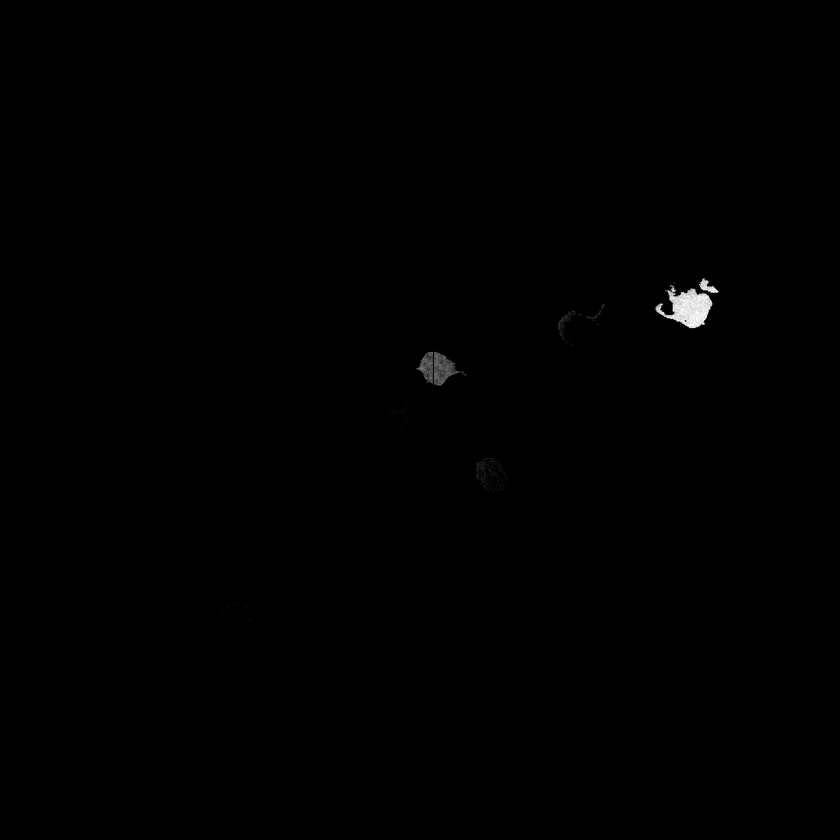
%> input picture output/layer03.tif, 840 x 840 px, shrunk from 1024 x 1024 before the run
$ octave postprocess.m   (GNU Octave 9; MATLAB toolbox functions it lacks are replaced by stand-ins)
%> lines starting %> are read from the running program, lines starting %| are printed output that depends on the picture; in (x1, y1, x2, y2) boxes, pixels count from 0 and x2, y2 are one past the last pixel; in counts of white or black regions, pixels touching at a corner belong together; the program's own positions count from 1
%
% Simple softsegment to hardsegment conversion for sparse images
%
% Alg: median3d (optional) + dilate and connect close ccs + erosion (optional) + keep leargest N
%                + over-dilate and get close ccs to create a mask + get the largest cc from it + use as mask on
%                  filtered version
%
% by Elras Sabri Bolkar
%

%cd /home/elrasbolkar/Desktop/brainbow_elras/A_final/compare/b_qualitative/sparse_katja_code
clear, clc;
fname =  '../../sparse_orange/layer03.tif';
info = imfinfo(fname);
num_images = numel(info);

% read image
for k = 1:num_images % get info from alpha
     k
     GFP(:,:,k) = imread(fname, k);
%> GFP is the input picture: size 840x840 uint8; min 0, max 255, mean 0.6
end
[ny, nx, nz] = size(GFP);
%> ny = 840; nx = 840; nz = 1

figure; imshow(max(GFP, [],3));

% IMPORTANT parameters
allow_medfilter       = 0; % If salt/pepper noise present
n_biggest_cc          = 300; % eg. 200, 800 Robust, other size ops may remove neuron parts

% other parameters
distance_to_merge1    = 3;
distance_to_merge2    = 9;
erode_radius          = 3;

threshold             = 0.5;
dilationRadius        = 1;
dilationBase          = dilationRadius;
dilationHeight        = 1;
%sizeThreshold         = 200;
%conservativeThreshold = 0.6;

if allow_medfilter ==1
    stack = medfilt3(GFP, [3,3,3]);
    figure; imshow(max(stack, [],3));
else
    stack =GFP; % if you dont need median filtering
end

% make sure stack is between 0 and 1
stack = double(stack);
stack = stack - min(stack(:)); stack = stack/max(stack(:));

% binarize stack at threshold (a high value ensures noise is removed)
% dilate binarized stack - to ensure neuron remains connected
[xx, yy, zz] = meshgrid(-dilationBase:dilationBase,-dilationBase:dilationBase,-dilationHeight:dilationHeight);
dilationKernel = sqrt(xx.^2+yy.^2+zz.^2)<=dilationRadius;
dilatedStack = imdilate(stack>threshold, dilationKernel);
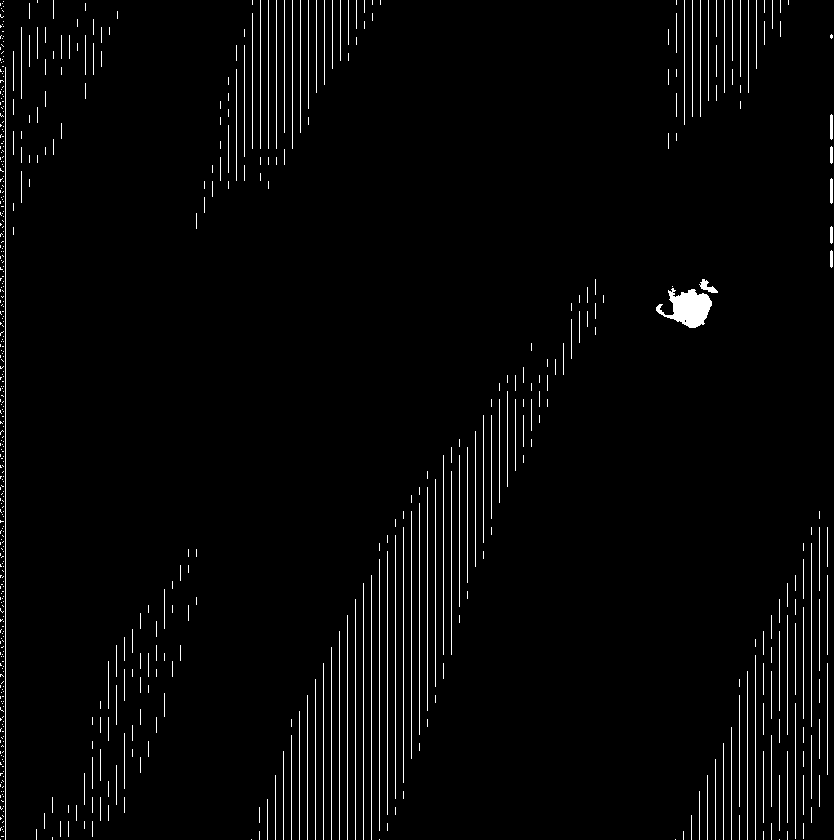
%> dilatedStack: size 840x834 logical; 2.5% white in thin lines or dots
figure; imshow(max(dilatedStack, [],3));

% connect object with distances smaller than k
dilatedStack2 = bwdist(dilatedStack) < distance_to_merge1;
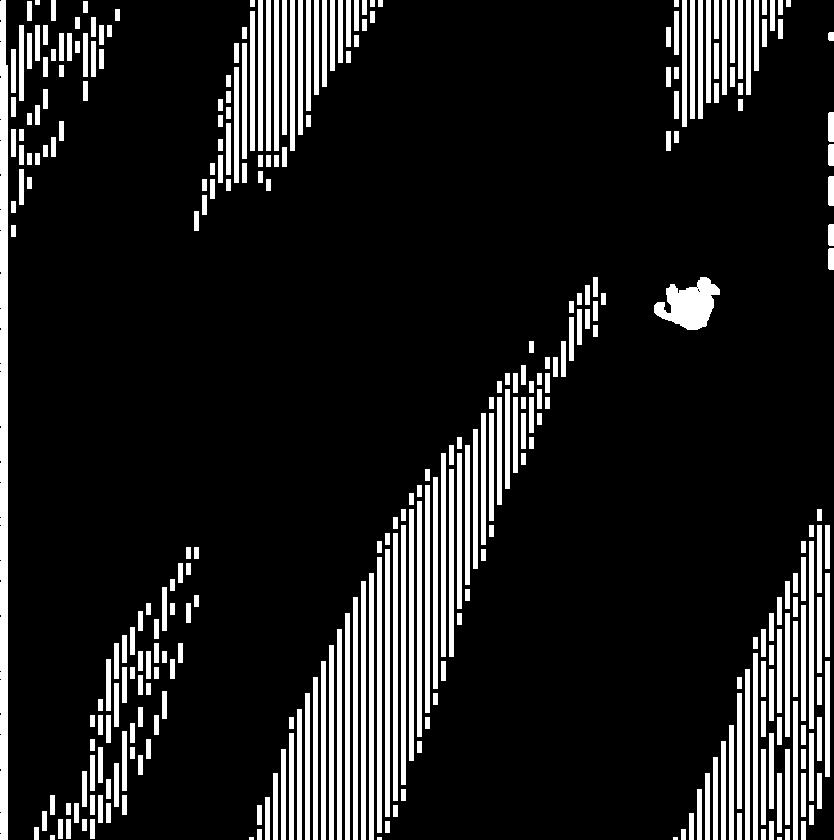
%> dilatedStack2: size 840x834 logical; 12.3% white; 329 white regions (4 under 20 px), largest, box (x1, y1, x2, y2) and area: (0, 0, 8, 840) 6550, (654, 277, 720, 330) 2063, (377, 557, 382, 833) 1380
%dilatedStack2 = bwdist(dilatedStack, 'chessboard') < distance_to_merge1;
%dilatedStack2 = bwdist(dilatedStack, 'cityblock') < distance_to_merge1;
%dilatedStack2 = imerode(dilatedStack2, strel('disk',erode_radius));
figure; imshow(max(dilatedStack2, [],3));

% keep largest n connected components to relax algo
result = zeros(size(dilatedStack2));
conn = bwconncomp(dilatedStack2);
%> conn = 329 connected components
A = regionprops(conn, 'Area');
%> A = 329 regions; largest, Area: 6550, 2063, 1380, 1340, 1340
[sorted, sorted_indeces] = sort(cell2mat(struct2cell(A)));
%> sorted = 329 values from 15 to 6550; sorted_indeces = 329 values, max 329 at index 190, min 1 at index 329, mean 165
largest_ccs_inds= sorted_indeces((end-n_biggest_cc+1):end);
%> largest_ccs_inds = 300 values, max 329 at index 161, min 1 at index 300, mean 169.6

for k = 1:length(largest_ccs_inds)
    result(cell2mat(conn.PixelIdxList(largest_ccs_inds(k)))) =1;
end
figure; imshow(max(result, [],3));

% connect closer objects further
result2 = bwdist(result) < distance_to_merge2;
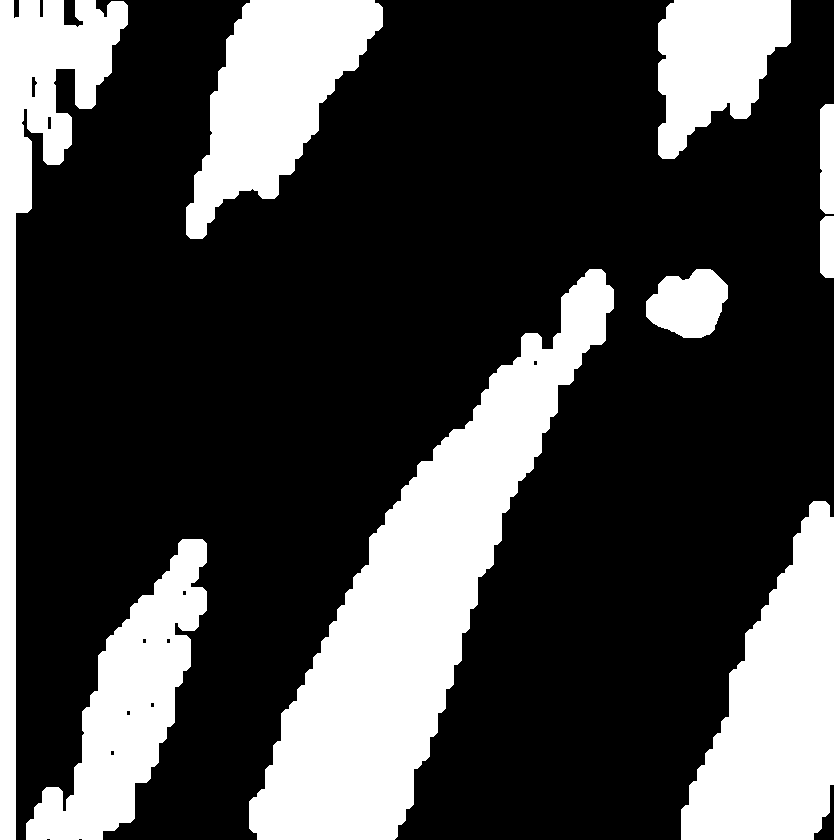
%> result2: size 840x834 logical; 27% white; 9 white regions, largest, box (x1, y1, x2, y2) and area: (249, 269, 614, 840) 65769, (681, 501, 834, 840) 31175, (0, 0, 128, 840) 25668
conn2 = bwconncomp(result2);
%> conn2 = 9 connected components
L = labelmatrix(conn2);
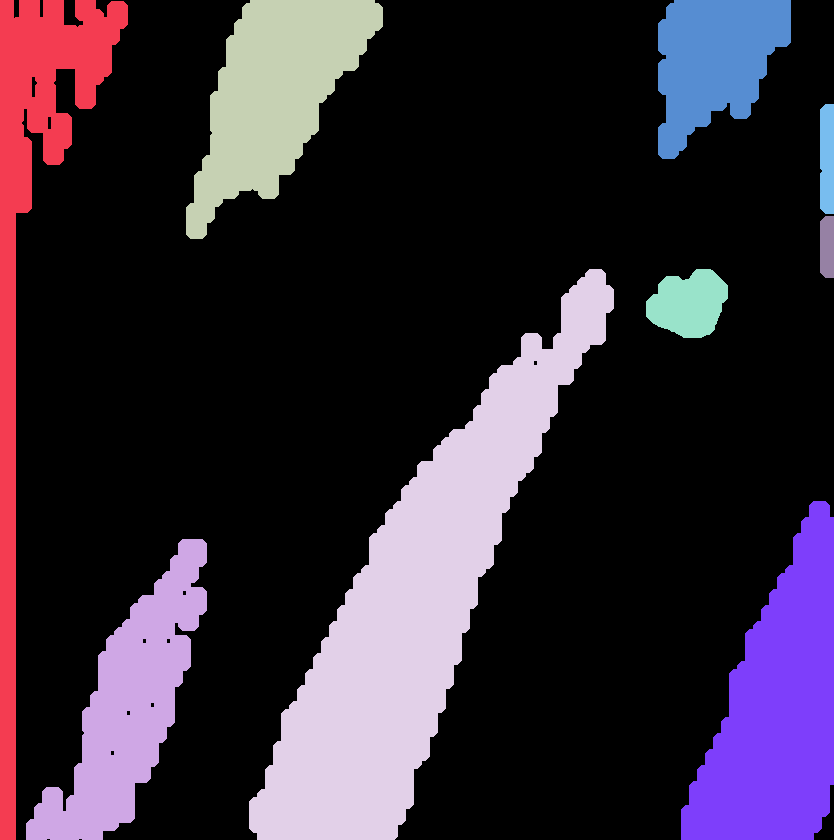
%> L: size 840x834 uint8; 10 distinct labels, from 0 to 9; one colour per label, 0 black
rgb = label2rgb(max(L, [],3), 'jet', [.7 .7 .7], 'shuffle');
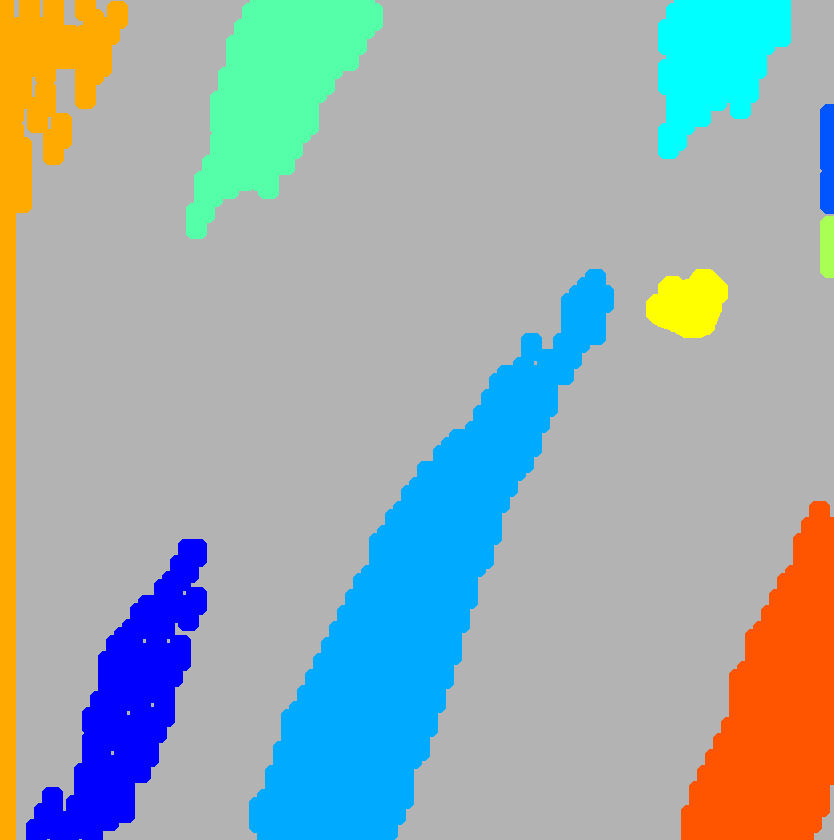
%> rgb: size 840x834x3 uint8; mean R, G, B 155.9, 172.4, 174.3
figure; imshow(rgb)

% get the biggest connected compoenent a
last_mask = zeros(size(dilatedStack2));
B = regionprops(L, 'Area');
%> B = 9 regions; largest, Area: 65769, 31175, 25668, 23843, 22241
[val, ind] = max(cell2mat(struct2cell(B)));
%> val = 65769; ind = 4
last_mask(cell2mat(conn2.PixelIdxList(ind))) =1;
%> last_mask: size 840x834 double; values 0 (black) and 1 (white), 9.4% white; 1 white region, box (x1, y1, x2, y2) and area: (249, 269, 614, 840) 65769
%figure; imshow(max(last_mask, [],3));

% use biggest connected component as mask
GFP_masked = stack;
GFP_masked_dil = last_mask;
GFP_masked_dil(~dilatedStack) = 0;
%> GFP_masked_dil: size 840x834 double; values 0 (black) and 1 (white), 0.89% white in thin lines or dots, all inside (x1, y1, x2, y2) = (259, 279, 604, 840)
GFP_masked(~last_mask) = 0; GFP_masked(GFP_masked>0) = 1;
%> after `GFP_masked(GFP_masked>0) = 1`: GFP_masked: size 840x840 double; values 0 (black) and 1 (white), 0.16% white; 29 white regions (26 under 20 px), largest, box (x1, y1, x2, y2) and area: (474, 456, 508, 494) 772, (558, 310, 582, 343) 214, (585, 304, 607, 322) 107
figure; imshow(max(GFP_masked_dil, [],3));
figure; imshow(max(GFP_masked, [],3), []);

max_z = max(GFP_masked, [],3);
max_x = max(GFP_masked, [],2); max_x = reshape(max_x, [ny, nz]);
%> after `max_x = max(GFP_masked, [],2)`: max_x = 840 values, max 1 at index 303, min 0 at index 1, mean 0.108
max_y = max(GFP_masked, [],1); max_y = reshape(max_y, [nx, nz])';
%> after `max_y = max(GFP_masked, [],1)`: max_y = 840 values, max 1 at index 475, min 0 at index 1, mean 0.107
%figure; imshow(max_y);
%figure; imshow(max_x);

% save projections and result
width = 50;
im_prof = ones(ny+nz+width, nx+nz+width);
im_prof(1:ny, 1:nx) = max_z;
im_prof(ny+width+1:end, 1:nx) = max_y;
im_prof(1:ny, nx+width+1:end) = max_x;
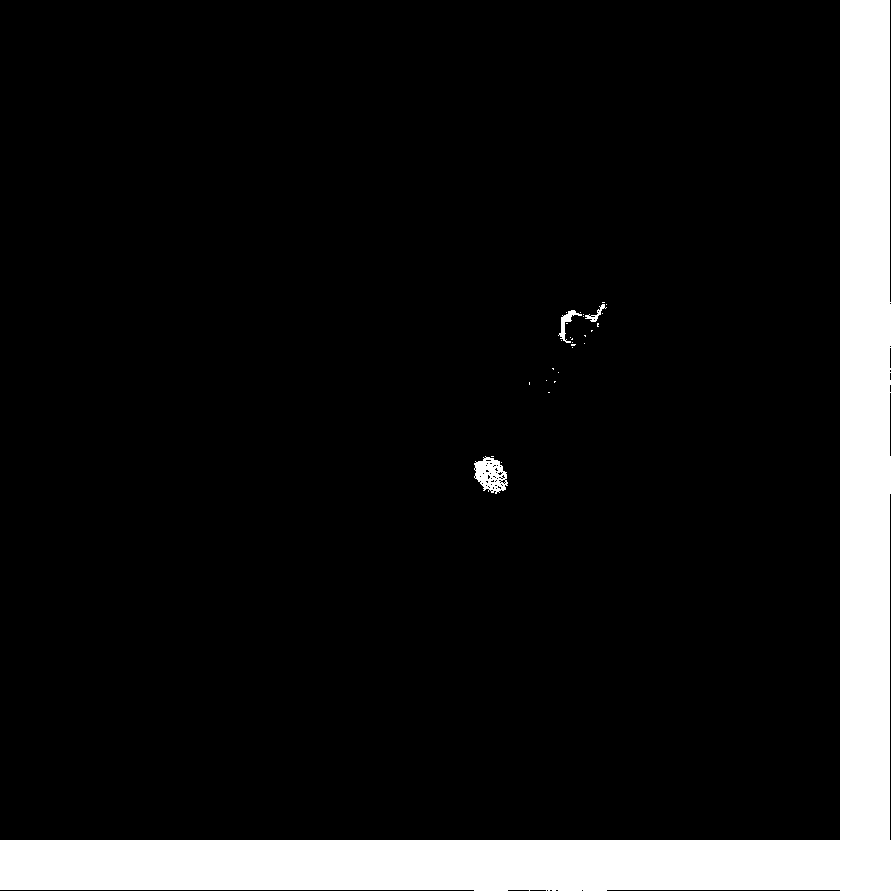
%> im_prof: size 891x891 double; values 0 (black) and 1 (white), 11.1% white; 30 white regions (26 under 20 px), largest, box (x1, y1, x2, y2) and area: (0, 0, 891, 891) 86782, (474, 456, 508, 494) 772, (558, 310, 582, 343) 214, (585, 304, 607, 322) 107
figure; imshow(im_prof);

%
imwrite(max(GFP, [],3) ,'original_proj.png');
imwrite(im_prof ,'masked_proj.png');
save('neuron_masked.mat', 'GFP', 'GFP_masked', 'GFP_masked_dil');

%EOF
